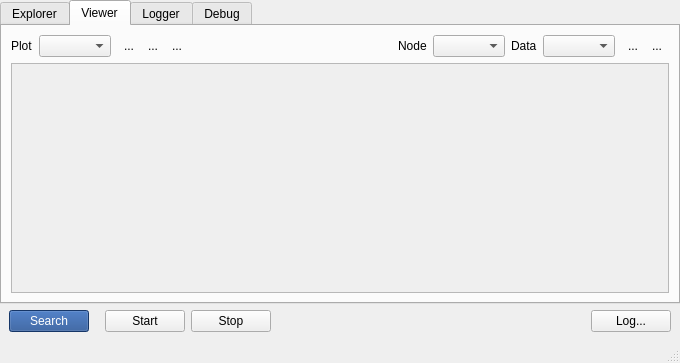
<?xml version="1.0" encoding="UTF-8"?>
<ui version="4.0">
 <class>QkExplorerWidget</class>
 <widget class="QMainWindow" name="QkExplorerWidget">
  <property name="geometry">
   <rect>
    <x>0</x>
    <y>0</y>
    <width>680</width>
    <height>363</height>
   </rect>
  </property>
  <property name="windowTitle">
   <string>MainWindow</string>
  </property>
  <widget class="QWidget" name="centralwidget">
   <layout class="QVBoxLayout" name="verticalLayout_11">
    <property name="leftMargin">
     <number>0</number>
    </property>
    <property name="topMargin">
     <number>0</number>
    </property>
    <property name="rightMargin">
     <number>0</number>
    </property>
    <property name="bottomMargin">
     <number>9</number>
    </property>
    <item>
     <widget class="QTabWidget" name="explorerTabs">
      <property name="currentIndex">
       <number>1</number>
      </property>
      <widget class="QWidget" name="explorerTab">
       <attribute name="title">
        <string>Explorer</string>
       </attribute>
       <layout class="QHBoxLayout" name="horizontalLayout_6">
        <item>
         <layout class="QVBoxLayout" name="verticalLayout_8">
          <item>
           <layout class="QHBoxLayout" name="horizontalLayout_2">
            <item>
             <widget class="QLabel" name="label">
              <property name="text">
               <string>Connected devices:</string>
              </property>
             </widget>
            </item>
            <item>
             <spacer name="horizontalSpacer_3">
              <property name="orientation">
               <enum>Qt::Horizontal</enum>
              </property>
              <property name="sizeType">
               <enum>QSizePolicy::Preferred</enum>
              </property>
              <property name="sizeHint" stdset="0">
               <size>
                <width>10</width>
                <height>20</height>
               </size>
              </property>
             </spacer>
            </item>
           </layout>
          </item>
          <item>
           <layout class="QVBoxLayout" name="verticalLayout_5">
            <item>
             <widget class="QListWidget" name="explorerList">
              <property name="sizePolicy">
               <sizepolicy hsizetype="Fixed" vsizetype="Expanding">
                <horstretch>0</horstretch>
                <verstretch>0</verstretch>
               </sizepolicy>
              </property>
              <property name="minimumSize">
               <size>
                <width>130</width>
                <height>0</height>
               </size>
              </property>
              <property name="maximumSize">
               <size>
                <width>130</width>
                <height>16777215</height>
               </size>
              </property>
             </widget>
            </item>
           </layout>
          </item>
         </layout>
        </item>
        <item>
         <widget class="QStackedWidget" name="stackedPanels">
          <property name="currentIndex">
           <number>0</number>
          </property>
          <widget class="QWidget" name="page">
           <layout class="QVBoxLayout" name="verticalLayout_7">
            <property name="leftMargin">
             <number>0</number>
            </property>
            <property name="topMargin">
             <number>0</number>
            </property>
            <property name="rightMargin">
             <number>0</number>
            </property>
            <property name="bottomMargin">
             <number>0</number>
            </property>
            <item>
             <widget class="QLabel" name="label_2">
              <property name="text">
               <string>&lt;!DOCTYPE HTML PUBLIC &quot;-//W3C//DTD HTML 4.0//EN&quot; &quot;http://www.w3.org/TR/REC-html40/strict.dtd&quot;&gt;
&lt;html&gt;&lt;head&gt;&lt;meta name=&quot;qrichtext&quot; content=&quot;1&quot; /&gt;&lt;style type=&quot;text/css&quot;&gt;
p, li { white-space: pre-wrap; }
&lt;/style&gt;&lt;/head&gt;&lt;body style=&quot; font-family:'Sans Serif'; font-size:9pt; font-weight:400; font-style:normal;&quot;&gt;
&lt;p style=&quot; margin-top:12px; margin-bottom:12px; margin-left:0px; margin-right:0px; -qt-block-indent:0; text-indent:0px;&quot;&gt;&lt;span style=&quot; font-size:11pt;&quot;&gt;Nothing to show here.&lt;/span&gt;&lt;/p&gt;
&lt;p style=&quot; margin-top:12px; margin-bottom:12px; margin-left:0px; margin-right:0px; -qt-block-indent:0; text-indent:0px;&quot;&gt;Press the &amp;quot;Search&amp;quot; button.&lt;/p&gt;&lt;/body&gt;&lt;/html&gt;</string>
              </property>
              <property name="alignment">
               <set>Qt::AlignCenter</set>
              </property>
             </widget>
            </item>
           </layout>
          </widget>
          <widget class="QWidget" name="nodePage">
           <layout class="QVBoxLayout" name="verticalLayout_6">
            <property name="leftMargin">
             <number>0</number>
            </property>
            <property name="topMargin">
             <number>0</number>
            </property>
            <property name="rightMargin">
             <number>0</number>
            </property>
            <property name="bottomMargin">
             <number>0</number>
            </property>
            <item>
             <widget class="QTabWidget" name="nodeTabWidget">
              <property name="sizePolicy">
               <sizepolicy hsizetype="Expanding" vsizetype="Expanding">
                <horstretch>1</horstretch>
                <verstretch>0</verstretch>
               </sizepolicy>
              </property>
              <property name="tabPosition">
               <enum>QTabWidget::West</enum>
              </property>
              <property name="currentIndex">
               <number>1</number>
              </property>
              <widget class="QWidget" name="commTab">
               <attribute name="title">
                <string>comm</string>
               </attribute>
               <layout class="QVBoxLayout" name="verticalLayout_10">
                <property name="leftMargin">
                 <number>0</number>
                </property>
                <property name="topMargin">
                 <number>0</number>
                </property>
                <property name="rightMargin">
                 <number>0</number>
                </property>
                <property name="bottomMargin">
                 <number>0</number>
                </property>
                <item>
                 <widget class="BoardPanel" name="commBoardPanel" native="true"/>
                </item>
               </layout>
              </widget>
              <widget class="QWidget" name="deviceTab">
               <attribute name="title">
                <string>device</string>
               </attribute>
               <layout class="QHBoxLayout" name="horizontalLayout_7">
                <property name="leftMargin">
                 <number>0</number>
                </property>
                <property name="topMargin">
                 <number>0</number>
                </property>
                <property name="rightMargin">
                 <number>0</number>
                </property>
                <property name="bottomMargin">
                 <number>0</number>
                </property>
                <item>
                 <widget class="BoardPanel" name="deviceBoardPanel" native="true"/>
                </item>
               </layout>
              </widget>
             </widget>
            </item>
           </layout>
          </widget>
         </widget>
        </item>
       </layout>
      </widget>
      <widget class="QWidget" name="tab">
       <attribute name="title">
        <string>Viewer</string>
       </attribute>
       <layout class="QVBoxLayout" name="verticalLayout_4">
        <item>
         <layout class="QHBoxLayout" name="horizontalLayout_9">
          <item>
           <widget class="QLabel" name="label_5">
            <property name="text">
             <string>Plot</string>
            </property>
           </widget>
          </item>
          <item>
           <widget class="QComboBox" name="viewer_comboPlot"/>
          </item>
          <item>
           <layout class="QHBoxLayout" name="horizontalLayout_3">
            <property name="spacing">
             <number>0</number>
            </property>
            <item>
             <widget class="QToolButton" name="button_addPlot">
              <property name="text">
               <string>...</string>
              </property>
              <property name="icon">
               <iconset resource="../resources/icons/icons.qrc">
                <normaloff>:/icons/plus_16.png</normaloff>:/icons/plus_16.png</iconset>
              </property>
              <property name="autoRaise">
               <bool>true</bool>
              </property>
             </widget>
            </item>
            <item>
             <widget class="QToolButton" name="button_removePlot">
              <property name="text">
               <string>...</string>
              </property>
              <property name="icon">
               <iconset resource="../resources/icons/icons.qrc">
                <normaloff>:/icons/minus_16.png</normaloff>:/icons/minus_16.png</iconset>
              </property>
              <property name="autoRaise">
               <bool>true</bool>
              </property>
             </widget>
            </item>
            <item>
             <widget class="QToolButton" name="toolButton">
              <property name="text">
               <string>...</string>
              </property>
              <property name="icon">
               <iconset resource="../resources/icons/icons.qrc">
                <normaloff>:/icons/settings_16.png</normaloff>:/icons/settings_16.png</iconset>
              </property>
              <property name="autoRaise">
               <bool>true</bool>
              </property>
             </widget>
            </item>
           </layout>
          </item>
          <item>
           <spacer name="horizontalSpacer">
            <property name="orientation">
             <enum>Qt::Horizontal</enum>
            </property>
            <property name="sizeHint" stdset="0">
             <size>
              <width>40</width>
              <height>20</height>
             </size>
            </property>
           </spacer>
          </item>
          <item>
           <widget class="QLabel" name="label_3">
            <property name="text">
             <string>Node</string>
            </property>
           </widget>
          </item>
          <item>
           <widget class="QComboBox" name="viewer_comboNode"/>
          </item>
          <item>
           <widget class="QLabel" name="label_4">
            <property name="text">
             <string>Data</string>
            </property>
           </widget>
          </item>
          <item>
           <widget class="QComboBox" name="viewer_comboData"/>
          </item>
          <item>
           <layout class="QHBoxLayout" name="horizontalLayout_8">
            <property name="spacing">
             <number>0</number>
            </property>
            <item>
             <widget class="QToolButton" name="button_addWaveform">
              <property name="text">
               <string>...</string>
              </property>
              <property name="icon">
               <iconset resource="../resources/icons/icons.qrc">
                <normaloff>:/icons/plus_16.png</normaloff>:/icons/plus_16.png</iconset>
              </property>
              <property name="autoRaise">
               <bool>true</bool>
              </property>
             </widget>
            </item>
            <item>
             <widget class="QToolButton" name="button_removeWaveform">
              <property name="text">
               <string>...</string>
              </property>
              <property name="icon">
               <iconset resource="../resources/icons/icons.qrc">
                <normaloff>:/icons/minus_16.png</normaloff>:/icons/minus_16.png</iconset>
              </property>
              <property name="autoRaise">
               <bool>true</bool>
              </property>
             </widget>
            </item>
           </layout>
          </item>
         </layout>
        </item>
        <item>
         <widget class="QScrollArea" name="plottingArea">
          <property name="widgetResizable">
           <bool>true</bool>
          </property>
          <widget class="QWidget" name="scrollAreaWidgetContents">
           <property name="geometry">
            <rect>
             <x>0</x>
             <y>0</y>
             <width>656</width>
             <height>199</height>
            </rect>
           </property>
           <layout class="QVBoxLayout" name="verticalLayout_12">
            <property name="leftMargin">
             <number>0</number>
            </property>
            <property name="topMargin">
             <number>0</number>
            </property>
            <property name="rightMargin">
             <number>0</number>
            </property>
            <property name="bottomMargin">
             <number>0</number>
            </property>
            <item>
             <widget class="QWidget" name="plottingWidget" native="true"/>
            </item>
           </layout>
          </widget>
         </widget>
        </item>
       </layout>
      </widget>
      <widget class="QWidget" name="loggerTab">
       <attribute name="title">
        <string>Logger</string>
       </attribute>
       <layout class="QVBoxLayout" name="verticalLayout_2">
        <item>
         <layout class="QHBoxLayout" name="horizontalLayout_5">
          <item>
           <widget class="QPushButton" name="button_clearLogger">
            <property name="text">
             <string>Clear</string>
            </property>
           </widget>
          </item>
          <item>
           <widget class="QComboBox" name="comboBox">
            <item>
             <property name="text">
              <string>Events</string>
             </property>
            </item>
           </widget>
          </item>
          <item>
           <spacer name="horizontalSpacer_6">
            <property name="orientation">
             <enum>Qt::Horizontal</enum>
            </property>
            <property name="sizeHint" stdset="0">
             <size>
              <width>40</width>
              <height>20</height>
             </size>
            </property>
           </spacer>
          </item>
          <item>
           <widget class="QLabel" name="label_loggerEnabled">
            <property name="text">
             <string/>
            </property>
            <property name="pixmap">
             <pixmap resource="../resources/icons/icons.qrc">:/icons/off_16.png</pixmap>
            </property>
            <property name="alignment">
             <set>Qt::AlignCenter</set>
            </property>
           </widget>
          </item>
          <item>
           <widget class="QCheckBox" name="check_enableLogger">
            <property name="layoutDirection">
             <enum>Qt::RightToLeft</enum>
            </property>
            <property name="text">
             <string/>
            </property>
           </widget>
          </item>
         </layout>
        </item>
        <item>
         <widget class="QStackedWidget" name="stackedWidget">
          <property name="currentIndex">
           <number>0</number>
          </property>
          <widget class="QWidget" name="page_3">
           <layout class="QVBoxLayout" name="verticalLayout_3">
            <property name="leftMargin">
             <number>0</number>
            </property>
            <property name="topMargin">
             <number>0</number>
            </property>
            <property name="rightMargin">
             <number>0</number>
            </property>
            <property name="bottomMargin">
             <number>0</number>
            </property>
            <item>
             <widget class="pTableWidget" name="eventTable">
              <property name="selectionMode">
               <enum>QAbstractItemView::NoSelection</enum>
              </property>
              <property name="selectionBehavior">
               <enum>QAbstractItemView::SelectRows</enum>
              </property>
              <property name="gridStyle">
               <enum>Qt::NoPen</enum>
              </property>
              <property name="columnCount">
               <number>1</number>
              </property>
              <attribute name="horizontalHeaderVisible">
               <bool>false</bool>
              </attribute>
              <attribute name="horizontalHeaderStretchLastSection">
               <bool>true</bool>
              </attribute>
              <column/>
             </widget>
            </item>
           </layout>
          </widget>
          <widget class="QWidget" name="page_4">
           <layout class="QVBoxLayout" name="verticalLayout_9">
            <property name="leftMargin">
             <number>0</number>
            </property>
            <property name="topMargin">
             <number>0</number>
            </property>
            <property name="rightMargin">
             <number>0</number>
            </property>
            <property name="bottomMargin">
             <number>0</number>
            </property>
            <item>
             <widget class="pTableWidget" name="logNotificationTable">
              <property name="editTriggers">
               <set>QAbstractItemView::NoEditTriggers</set>
              </property>
              <property name="horizontalScrollMode">
               <enum>QAbstractItemView::ScrollPerPixel</enum>
              </property>
              <attribute name="horizontalHeaderStretchLastSection">
               <bool>false</bool>
              </attribute>
              <attribute name="verticalHeaderDefaultSectionSize">
               <number>16</number>
              </attribute>
              <attribute name="verticalHeaderMinimumSectionSize">
               <number>16</number>
              </attribute>
              <column>
               <property name="text">
                <string>Time</string>
               </property>
              </column>
              <column>
               <property name="text">
                <string>Source</string>
               </property>
              </column>
              <column>
               <property name="text">
                <string>Content</string>
               </property>
              </column>
             </widget>
            </item>
           </layout>
          </widget>
         </widget>
        </item>
       </layout>
      </widget>
      <widget class="QWidget" name="debugTab">
       <attribute name="title">
        <string>Debug</string>
       </attribute>
       <layout class="QVBoxLayout" name="verticalLayout">
        <item>
         <layout class="QHBoxLayout" name="horizontalLayout_4">
          <item>
           <widget class="QPushButton" name="button_clearDebug">
            <property name="text">
             <string>Clear</string>
            </property>
           </widget>
          </item>
          <item>
           <widget class="QCheckBox" name="debugPrintTime_check">
            <property name="text">
             <string>Timestamp</string>
            </property>
           </widget>
          </item>
          <item>
           <widget class="QCheckBox" name="debugPrintSource_check">
            <property name="text">
             <string>Source</string>
            </property>
           </widget>
          </item>
          <item>
           <spacer name="horizontalSpacer_2">
            <property name="orientation">
             <enum>Qt::Horizontal</enum>
            </property>
            <property name="sizeHint" stdset="0">
             <size>
              <width>40</width>
              <height>20</height>
             </size>
            </property>
           </spacer>
          </item>
          <item>
           <widget class="QLabel" name="label_debugEnabled">
            <property name="text">
             <string/>
            </property>
            <property name="pixmap">
             <pixmap resource="../resources/icons/icons.qrc">:/icons/off_16.png</pixmap>
            </property>
           </widget>
          </item>
          <item>
           <widget class="QCheckBox" name="check_enableDebug">
            <property name="text">
             <string/>
            </property>
           </widget>
          </item>
         </layout>
        </item>
        <item>
         <widget class="QTextEdit" name="debugText">
          <property name="readOnly">
           <bool>true</bool>
          </property>
         </widget>
        </item>
       </layout>
      </widget>
     </widget>
    </item>
    <item>
     <layout class="QHBoxLayout" name="horizontalLayout">
      <property name="leftMargin">
       <number>9</number>
      </property>
      <property name="rightMargin">
       <number>9</number>
      </property>
      <item>
       <widget class="QPushButton" name="search_button">
        <property name="palette">
         <palette>
          <active>
           <colorrole role="WindowText">
            <brush brushstyle="SolidPattern">
             <color alpha="255">
              <red>0</red>
              <green>0</green>
              <blue>0</blue>
             </color>
            </brush>
           </colorrole>
           <colorrole role="Button">
            <brush brushstyle="SolidPattern">
             <color alpha="255">
              <red>31</red>
              <green>76</green>
              <blue>144</blue>
             </color>
            </brush>
           </colorrole>
           <colorrole role="Light">
            <brush brushstyle="SolidPattern">
             <color alpha="255">
              <red>46</red>
              <green>114</green>
              <blue>216</blue>
             </color>
            </brush>
           </colorrole>
           <colorrole role="Midlight">
            <brush brushstyle="SolidPattern">
             <color alpha="255">
              <red>38</red>
              <green>95</green>
              <blue>180</blue>
             </color>
            </brush>
           </colorrole>
           <colorrole role="Dark">
            <brush brushstyle="SolidPattern">
             <color alpha="255">
              <red>240</red>
              <green>240</green>
              <blue>240</blue>
             </color>
            </brush>
           </colorrole>
           <colorrole role="Mid">
            <brush brushstyle="SolidPattern">
             <color alpha="255">
              <red>20</red>
              <green>50</green>
              <blue>96</blue>
             </color>
            </brush>
           </colorrole>
           <colorrole role="Text">
            <brush brushstyle="SolidPattern">
             <color alpha="255">
              <red>0</red>
              <green>0</green>
              <blue>0</blue>
             </color>
            </brush>
           </colorrole>
           <colorrole role="BrightText">
            <brush brushstyle="SolidPattern">
             <color alpha="255">
              <red>255</red>
              <green>255</green>
              <blue>255</blue>
             </color>
            </brush>
           </colorrole>
           <colorrole role="ButtonText">
            <brush brushstyle="SolidPattern">
             <color alpha="255">
              <red>255</red>
              <green>255</green>
              <blue>255</blue>
             </color>
            </brush>
           </colorrole>
           <colorrole role="Base">
            <brush brushstyle="SolidPattern">
             <color alpha="255">
              <red>255</red>
              <green>255</green>
              <blue>255</blue>
             </color>
            </brush>
           </colorrole>
           <colorrole role="Window">
            <brush brushstyle="SolidPattern">
             <color alpha="255">
              <red>31</red>
              <green>76</green>
              <blue>144</blue>
             </color>
            </brush>
           </colorrole>
           <colorrole role="Shadow">
            <brush brushstyle="SolidPattern">
             <color alpha="255">
              <red>0</red>
              <green>0</green>
              <blue>0</blue>
             </color>
            </brush>
           </colorrole>
           <colorrole role="AlternateBase">
            <brush brushstyle="SolidPattern">
             <color alpha="255">
              <red>143</red>
              <green>165</green>
              <blue>199</blue>
             </color>
            </brush>
           </colorrole>
           <colorrole role="ToolTipBase">
            <brush brushstyle="SolidPattern">
             <color alpha="255">
              <red>255</red>
              <green>255</green>
              <blue>220</blue>
             </color>
            </brush>
           </colorrole>
           <colorrole role="ToolTipText">
            <brush brushstyle="SolidPattern">
             <color alpha="255">
              <red>0</red>
              <green>0</green>
              <blue>0</blue>
             </color>
            </brush>
           </colorrole>
          </active>
          <inactive>
           <colorrole role="WindowText">
            <brush brushstyle="SolidPattern">
             <color alpha="255">
              <red>0</red>
              <green>0</green>
              <blue>0</blue>
             </color>
            </brush>
           </colorrole>
           <colorrole role="Button">
            <brush brushstyle="SolidPattern">
             <color alpha="255">
              <red>31</red>
              <green>76</green>
              <blue>144</blue>
             </color>
            </brush>
           </colorrole>
           <colorrole role="Light">
            <brush brushstyle="SolidPattern">
             <color alpha="255">
              <red>46</red>
              <green>114</green>
              <blue>216</blue>
             </color>
            </brush>
           </colorrole>
           <colorrole role="Midlight">
            <brush brushstyle="SolidPattern">
             <color alpha="255">
              <red>38</red>
              <green>95</green>
              <blue>180</blue>
             </color>
            </brush>
           </colorrole>
           <colorrole role="Dark">
            <brush brushstyle="SolidPattern">
             <color alpha="255">
              <red>240</red>
              <green>240</green>
              <blue>240</blue>
             </color>
            </brush>
           </colorrole>
           <colorrole role="Mid">
            <brush brushstyle="SolidPattern">
             <color alpha="255">
              <red>20</red>
              <green>50</green>
              <blue>96</blue>
             </color>
            </brush>
           </colorrole>
           <colorrole role="Text">
            <brush brushstyle="SolidPattern">
             <color alpha="255">
              <red>0</red>
              <green>0</green>
              <blue>0</blue>
             </color>
            </brush>
           </colorrole>
           <colorrole role="BrightText">
            <brush brushstyle="SolidPattern">
             <color alpha="255">
              <red>255</red>
              <green>255</green>
              <blue>255</blue>
             </color>
            </brush>
           </colorrole>
           <colorrole role="ButtonText">
            <brush brushstyle="SolidPattern">
             <color alpha="255">
              <red>255</red>
              <green>255</green>
              <blue>255</blue>
             </color>
            </brush>
           </colorrole>
           <colorrole role="Base">
            <brush brushstyle="SolidPattern">
             <color alpha="255">
              <red>255</red>
              <green>255</green>
              <blue>255</blue>
             </color>
            </brush>
           </colorrole>
           <colorrole role="Window">
            <brush brushstyle="SolidPattern">
             <color alpha="255">
              <red>31</red>
              <green>76</green>
              <blue>144</blue>
             </color>
            </brush>
           </colorrole>
           <colorrole role="Shadow">
            <brush brushstyle="SolidPattern">
             <color alpha="255">
              <red>0</red>
              <green>0</green>
              <blue>0</blue>
             </color>
            </brush>
           </colorrole>
           <colorrole role="AlternateBase">
            <brush brushstyle="SolidPattern">
             <color alpha="255">
              <red>143</red>
              <green>165</green>
              <blue>199</blue>
             </color>
            </brush>
           </colorrole>
           <colorrole role="ToolTipBase">
            <brush brushstyle="SolidPattern">
             <color alpha="255">
              <red>255</red>
              <green>255</green>
              <blue>220</blue>
             </color>
            </brush>
           </colorrole>
           <colorrole role="ToolTipText">
            <brush brushstyle="SolidPattern">
             <color alpha="255">
              <red>0</red>
              <green>0</green>
              <blue>0</blue>
             </color>
            </brush>
           </colorrole>
          </inactive>
          <disabled>
           <colorrole role="WindowText">
            <brush brushstyle="SolidPattern">
             <color alpha="255">
              <red>240</red>
              <green>240</green>
              <blue>240</blue>
             </color>
            </brush>
           </colorrole>
           <colorrole role="Button">
            <brush brushstyle="SolidPattern">
             <color alpha="255">
              <red>31</red>
              <green>76</green>
              <blue>144</blue>
             </color>
            </brush>
           </colorrole>
           <colorrole role="Light">
            <brush brushstyle="SolidPattern">
             <color alpha="255">
              <red>46</red>
              <green>114</green>
              <blue>216</blue>
             </color>
            </brush>
           </colorrole>
           <colorrole role="Midlight">
            <brush brushstyle="SolidPattern">
             <color alpha="255">
              <red>38</red>
              <green>95</green>
              <blue>180</blue>
             </color>
            </brush>
           </colorrole>
           <colorrole role="Dark">
            <brush brushstyle="SolidPattern">
             <color alpha="255">
              <red>240</red>
              <green>240</green>
              <blue>240</blue>
             </color>
            </brush>
           </colorrole>
           <colorrole role="Mid">
            <brush brushstyle="SolidPattern">
             <color alpha="255">
              <red>20</red>
              <green>50</green>
              <blue>96</blue>
             </color>
            </brush>
           </colorrole>
           <colorrole role="Text">
            <brush brushstyle="SolidPattern">
             <color alpha="255">
              <red>240</red>
              <green>240</green>
              <blue>240</blue>
             </color>
            </brush>
           </colorrole>
           <colorrole role="BrightText">
            <brush brushstyle="SolidPattern">
             <color alpha="255">
              <red>255</red>
              <green>255</green>
              <blue>255</blue>
             </color>
            </brush>
           </colorrole>
           <colorrole role="ButtonText">
            <brush brushstyle="SolidPattern">
             <color alpha="255">
              <red>240</red>
              <green>240</green>
              <blue>240</blue>
             </color>
            </brush>
           </colorrole>
           <colorrole role="Base">
            <brush brushstyle="SolidPattern">
             <color alpha="255">
              <red>31</red>
              <green>76</green>
              <blue>144</blue>
             </color>
            </brush>
           </colorrole>
           <colorrole role="Window">
            <brush brushstyle="SolidPattern">
             <color alpha="255">
              <red>31</red>
              <green>76</green>
              <blue>144</blue>
             </color>
            </brush>
           </colorrole>
           <colorrole role="Shadow">
            <brush brushstyle="SolidPattern">
             <color alpha="255">
              <red>0</red>
              <green>0</green>
              <blue>0</blue>
             </color>
            </brush>
           </colorrole>
           <colorrole role="AlternateBase">
            <brush brushstyle="SolidPattern">
             <color alpha="255">
              <red>31</red>
              <green>76</green>
              <blue>144</blue>
             </color>
            </brush>
           </colorrole>
           <colorrole role="ToolTipBase">
            <brush brushstyle="SolidPattern">
             <color alpha="255">
              <red>255</red>
              <green>255</green>
              <blue>220</blue>
             </color>
            </brush>
           </colorrole>
           <colorrole role="ToolTipText">
            <brush brushstyle="SolidPattern">
             <color alpha="255">
              <red>0</red>
              <green>0</green>
              <blue>0</blue>
             </color>
            </brush>
           </colorrole>
          </disabled>
         </palette>
        </property>
        <property name="styleSheet">
         <string notr="true"/>
        </property>
        <property name="text">
         <string>Search</string>
        </property>
       </widget>
      </item>
      <item>
       <spacer name="horizontalSpacer_5">
        <property name="orientation">
         <enum>Qt::Horizontal</enum>
        </property>
        <property name="sizeType">
         <enum>QSizePolicy::Minimum</enum>
        </property>
        <property name="sizeHint" stdset="0">
         <size>
          <width>10</width>
          <height>20</height>
         </size>
        </property>
       </spacer>
      </item>
      <item>
       <widget class="QPushButton" name="start_button">
        <property name="text">
         <string>Start</string>
        </property>
       </widget>
      </item>
      <item>
       <widget class="QPushButton" name="stop_button">
        <property name="text">
         <string>Stop</string>
        </property>
       </widget>
      </item>
      <item>
       <spacer name="horizontalSpacer_4">
        <property name="orientation">
         <enum>Qt::Horizontal</enum>
        </property>
        <property name="sizeHint" stdset="0">
         <size>
          <width>40</width>
          <height>20</height>
         </size>
        </property>
       </spacer>
      </item>
      <item>
       <widget class="QPushButton" name="log_button">
        <property name="text">
         <string>Log...</string>
        </property>
       </widget>
      </item>
     </layout>
    </item>
   </layout>
  </widget>
  <widget class="QMenuBar" name="menubar">
   <property name="geometry">
    <rect>
     <x>0</x>
     <y>0</y>
     <width>680</width>
     <height>20</height>
    </rect>
   </property>
  </widget>
  <widget class="QStatusBar" name="statusBar"/>
 </widget>
 <customwidgets>
  <customwidget>
   <class>pTableWidget</class>
   <extends>QTableWidget</extends>
   <header>ptablewidget.h</header>
   <slots>
    <slot>removeAll()</slot>
   </slots>
  </customwidget>
  <customwidget>
   <class>BoardPanel</class>
   <extends>QWidget</extends>
   <header>boardpanel.h</header>
   <container>1</container>
  </customwidget>
 </customwidgets>
 <resources>
  <include location="../resources/icons/icons.qrc"/>
 </resources>
 <connections>
  <connection>
   <sender>comboBox</sender>
   <signal>currentIndexChanged(int)</signal>
   <receiver>stackedWidget</receiver>
   <slot>setCurrentIndex(int)</slot>
   <hints>
    <hint type="sourcelabel">
     <x>47</x>
     <y>60</y>
    </hint>
    <hint type="destinationlabel">
     <x>626</x>
     <y>93</y>
    </hint>
   </hints>
  </connection>
 </connections>
</ui>
